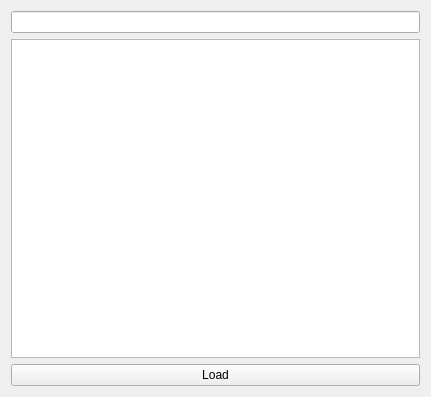
<?xml version="1.0" encoding="UTF-8"?>
<ui version="4.0">
 <class>snippetManager</class>
 <widget class="QWidget" name="snippetManager">
  <property name="geometry">
   <rect>
    <x>0</x>
    <y>0</y>
    <width>431</width>
    <height>397</height>
   </rect>
  </property>
  <property name="windowTitle">
   <string>Form</string>
  </property>
  <layout class="QGridLayout" name="gridLayout">
   <item row="0" column="0">
    <layout class="QVBoxLayout" name="verticalLayout">
     <item>
      <widget class="QLineEdit" name="parm_inp_search"/>
     </item>
     <item>
      <widget class="QTableWidget" name="parm_tbl_snippets">
       <property name="lineWidth">
        <number>-4</number>
       </property>
       <property name="showGrid">
        <bool>false</bool>
       </property>
       <attribute name="horizontalHeaderVisible">
        <bool>false</bool>
       </attribute>
       <attribute name="horizontalHeaderShowSortIndicator" stdset="0">
        <bool>false</bool>
       </attribute>
       <attribute name="verticalHeaderVisible">
        <bool>false</bool>
       </attribute>
       <attribute name="verticalHeaderShowSortIndicator" stdset="0">
        <bool>false</bool>
       </attribute>
      </widget>
     </item>
     <item>
      <widget class="QPushButton" name="parm_btn_load">
       <property name="text">
        <string>Load</string>
       </property>
      </widget>
     </item>
    </layout>
   </item>
  </layout>
 </widget>
 <resources/>
 <connections/>
</ui>
